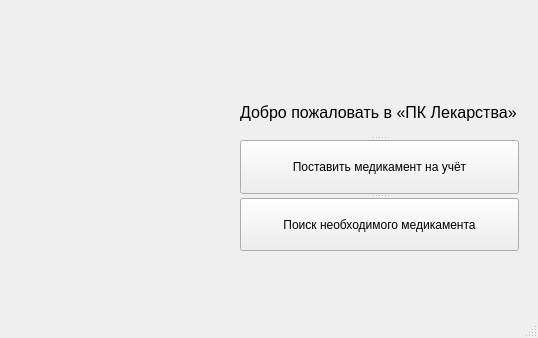
<?xml version="1.0" encoding="UTF-8"?>
<ui version="4.0">
 <class>MainWindow</class>
 <widget class="QMainWindow" name="MainWindow">
  <property name="geometry">
   <rect>
    <x>0</x>
    <y>0</y>
    <width>538</width>
    <height>338</height>
   </rect>
  </property>
  <property name="minimumSize">
   <size>
    <width>538</width>
    <height>338</height>
   </size>
  </property>
  <property name="maximumSize">
   <size>
    <width>538</width>
    <height>338</height>
   </size>
  </property>
  <property name="windowTitle">
   <string>ПК Лекарства - выбор действия</string>
  </property>
  <widget class="QWidget" name="centralwidget">
   <widget class="QLabel" name="label_2">
    <property name="geometry">
     <rect>
      <x>20</x>
      <y>90</y>
      <width>201</width>
      <height>161</height>
     </rect>
    </property>
    <property name="text">
     <string/>
    </property>
    <property name="pixmap">
     <pixmap>1585036705_2.png</pixmap>
    </property>
    <property name="scaledContents">
     <bool>true</bool>
    </property>
   </widget>
   <widget class="QWidget" name="gridLayoutWidget">
    <property name="geometry">
     <rect>
      <x>240</x>
      <y>90</y>
      <width>279</width>
      <height>161</height>
     </rect>
    </property>
    <layout class="QGridLayout" name="gridLayout_2">
     <item row="0" column="0">
      <widget class="QSplitter" name="splitter">
       <property name="minimumSize">
        <size>
         <width>277</width>
         <height>159</height>
        </size>
       </property>
       <property name="maximumSize">
        <size>
         <width>277</width>
         <height>159</height>
        </size>
       </property>
       <property name="orientation">
        <enum>Qt::Vertical</enum>
       </property>
       <widget class="QLabel" name="label">
        <property name="text">
         <string>&lt;html&gt;&lt;head/&gt;&lt;body&gt;&lt;p&gt;&lt;span style=&quot; font-size:12pt;&quot;&gt;Добро пожаловать в «ПК Лекарства»&lt;/span&gt;&lt;/p&gt;&lt;/body&gt;&lt;/html&gt;</string>
        </property>
       </widget>
       <widget class="QPushButton" name="uchetButton">
        <property name="styleSheet">
         <string notr="true">font: 11pt &quot;MS Shell Dlg 2&quot;;</string>
        </property>
        <property name="text">
         <string>Поставить медикамент на учёт</string>
        </property>
       </widget>
       <widget class="QPushButton" name="searchButton">
        <property name="styleSheet">
         <string notr="true">font: 11pt &quot;MS Shell Dlg 2&quot;;</string>
        </property>
        <property name="text">
         <string>Поиск необходимого медикамента</string>
        </property>
       </widget>
      </widget>
     </item>
    </layout>
   </widget>
  </widget>
  <widget class="QStatusBar" name="statusbar"/>
 </widget>
 <resources/>
 <connections/>
</ui>
